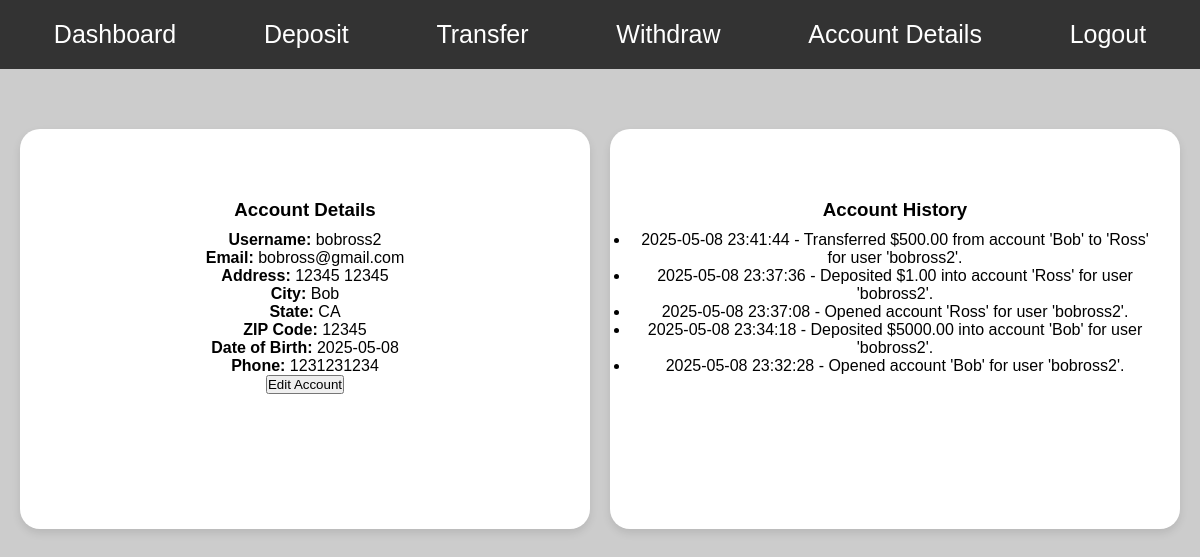
The app's page /account_details (signed in) with its own data.
### tables this page shows
CREATE TABLE users (
    username VARCHAR(50) NOT NULL UNIQUE,
    email VARCHAR(50) NOT NULL,
    address1 VARCHAR(50) NOT NULL,
    address2 VARCHAR(50),
    city VARCHAR(50) NOT NULL,
    "state" VARCHAR(50) NOT NULL,
    zip VARCHAR(50) NOT NULL,
    dob DATE NOT NULL,
    phone VARCHAR(50) NOT NULL,
    password BLOB NOT NULL
);

CREATE TABLE history (
    "datetime"    SMALLDATETIME NOT NULL,
    "description" VARCHAR(50) NOT NULL
);

### app.py (the view)
@app.route('/account_details')
def account_details():
    if 'username' in session:
        username = session['username']
        db = get_db()
        user = db.execute("SELECT * FROM users WHERE username = ?", (username,)).fetchone()
        history = db.execute(
                "SELECT datetime, description FROM history ORDER BY datetime DESC LIMIT 8"
        ).fetchall()
        if user:
            return render_template('accountdetails.html', user=user, history=history)
    return redirect(url_for('login'))  # Redirect to login if not authenticated

### app.py (called while the page is built)
def get_db():
    db = getattr(g, '_database', None)
    if db is None:
        db = g._database = sqlite3.connect(app.config['DATABASE'])
        db.row_factory = sqlite3.Row
    return db

### templates/accountdetails.html (shortened to what this page needs)
<!DOCTYPE html>
<html lang="en">
<head>
    <link rel="stylesheet" href="{{ url_for('static', filename='styles/dashboard.css') }}">
</head>
<body>
    <nav class="navbar">
        <ul>
            <li><a href="{{ url_for('dashboard') }}">Dashboard</a></li>
            <li><a href="{{ url_for('deposit') }}">Deposit</a></li>
            <li><a href="{{ url_for('transfer') }}">Transfer</a></li>
            <li><a href="{{ url_for('withdraw') }}">Withdraw</a></li>
            <li><a href="{{ url_for('account_details') }}">Account Details</a></li>
            <li><a href="{{ url_for('index') }}">Logout</a></li>
        </ul>
    </nav>
    <div class="container">
        <div class="row">
            <div class="col">
                <div class="content-box">
                    <h3>Account Details</h3>
                    <div class="account-info">
                        <p><strong>Username:</strong> {{ user.username }}</p>
                        <p><strong>Email:</strong> {{ user.email }}</p>
                        <p><strong>Address:</strong> {{ user.address1 }} {{ user.address2 }}</p>
                        <p><strong>City:</strong> {{ user.city }}</p>
                        <p><strong>State:</strong> {{ user.state }}</p>
                        <p><strong>ZIP Code:</strong> {{ user.zip }}</p>
                        <p><strong>Date of Birth:</strong> {{ user.dob }}</p>
                        <p><strong>Phone:</strong> {{ user.phone }}</p>
                    </div>
                    <a href="{{ url_for('edit_account') }}">
                        <button class="nav-button">Edit Account</button>
                    </a>
                </div>
            </div>
            <div class="col">
                <div class="content-box">
                    <h3>Account History</h3>
                    {% if history %}
                        <ul>
                            {% for entry in history %}
                                <li>{{ entry.datetime }} - {{ entry.description }}</li>
                            {% endfor %}
                        </ul>
                    {% else %}
                        <p>No history available.</p>
                    {% endif %}
                </div>
            </div>
        </div>
    </div>
</body>
</html>

### static/styles/dashboard.css (style rules this page uses)
* { margin: 0; padding: 0; box-sizing: border-box; }
body { font-family: Arial, sans-serif; background-color: #ccc; }
.navbar { background-color: #333; color: white; padding: 10px; }
.navbar ul { list-style-type: none; display: flex; justify-content: space-around; }
.navbar ul li { padding: 10px; }
.navbar ul li a { color: white; text-decoration: none; font-size: 25px; }
.container { margin-top: 40px; padding: 20px; }
.row { display: flex; gap: 20px; margin-bottom: 20px; }
.col { flex: 1; }
.content-box { background-color: white; padding: 20px; border-radius: 20px; box-shadow: 0 4px 8px rgba(0, 0, 0, 0.1); height: 400px; text-align: center; display: flex; flex-direction: column; align-items: center; justify-content: flex-start; padding-top: 30px; }
.content-box h3, select { margin-top: 40px; margin-bottom: 10px; }

### records on screen
users: username "bobross2", email "bobross@gmail.com", address1 "12345", address2 "12345", city "Bob", state "CA", zip "12345", dob "2025-05-08", phone "1231231234"
history: datetime "2025-05-08 23:41:44", description "Transferred $500.00 from account 'Bob' to 'Ross' for user 'bobross2'."
history: datetime "2025-05-08 23:37:36", description "Deposited $1.00 into account 'Ross' for user 'bobross2'."
history: datetime "2025-05-08 23:37:08", description "Opened account 'Ross' for user 'bobross2'."
history: datetime "2025-05-08 23:34:18", description "Deposited $5000.00 into account 'Bob' for user 'bobross2'."
history: datetime "2025-05-08 23:32:28", description "Opened account 'Bob' for user 'bobross2'."
